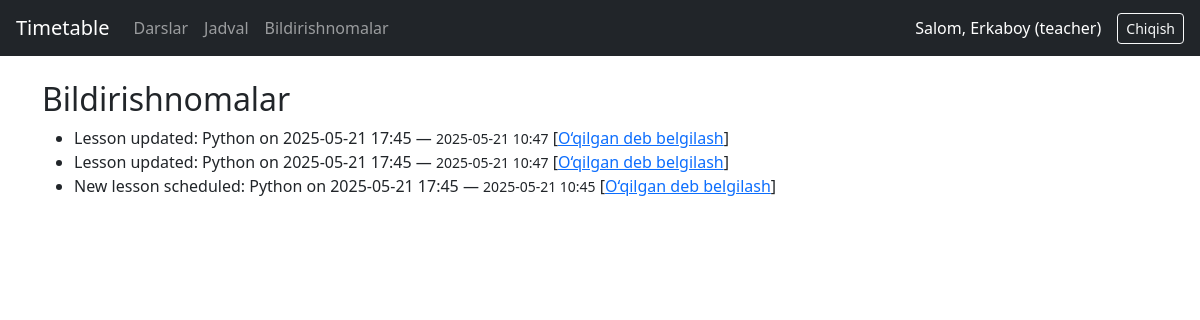
The app's page /notifications/ (signed in) with its own data.
### core/models.py (models this page shows, shortened)
class User(AbstractUser):
    ROLE_CHOICES = (
        ('superadmin', 'Super Admin'),
        ('admin', 'Admin'),
        ('teacher', 'Teacher'),
        ('student', 'Student'),
    )
    role = models.CharField(max_length=20, choices=ROLE_CHOICES)
    group = models.ForeignKey('Group', on_delete=models.SET_NULL, null=True, blank=True)

class Notification(models.Model):
    user = models.ForeignKey(User, on_delete=models.CASCADE)
    lesson = models.ForeignKey(Lesson, on_delete=models.CASCADE)
    message = models.CharField(max_length=255)
    is_read = models.BooleanField(default=False)
    created_at = models.DateTimeField(auto_now_add=True)

### core/views.py (the view)
# urls.py: path('notifications/', views.notifications_view, name='notifications'),
@login_required
def notifications_view(request):
    notifications = request.user.notification_set.filter(is_read=False).order_by('-created_at')
    return render(request, 'core/notifications.html', {'notifications': notifications})

### core/templates/core/notifications.html
{% extends "core/base.html" %}
{% block content %}
<h2>Bildirishnomalar</h2>
{% if notifications %}
    <ul>
    {% for notif in notifications %}
        <li>
            {{ notif.message }} — <small>{{ notif.created_at|date:"Y-m-d H:i" }}</small>
            [<a href="{% url 'mark_notification_read' notif.pk %}">O‘qilgan deb belgilash</a>]
        </li>
    {% endfor %}
    </ul>
{% else %}
    <p>Yangi bildirishnoma yo‘q.</p>
{% endif %}
{% endblock %}

### core/templates/core/base.html (shortened to what this page needs)
<!DOCTYPE html>
<html lang="uz">
<head>
    <link href="https://cdn.jsdelivr.net/npm/bootstrap@5.3.3/dist/css/bootstrap.min.css" rel="stylesheet">
</head>
<body>
    <nav class="navbar navbar-expand-lg navbar-dark bg-dark px-3">
        <a class="navbar-brand" href="#">Timetable</a>
        <div class="collapse navbar-collapse">
            <ul class="navbar-nav me-auto">
                {% if user.is_authenticated %}
                    <li class="nav-item">
                        <a class="nav-link" href="{% url 'lesson_list' %}">Darslar</a>
                    </li>
                    <li class="nav-item">
                        <a class="nav-link" href="{% url 'timetable' %}">Jadval</a>
                    </li>
                    <li class="nav-item">
                        <a class="nav-link" href="{% url 'notifications' %}">Bildirishnomalar</a>
                    </li>
                {% endif %}
            </ul>
            <ul class="navbar-nav">
                {% if user.is_authenticated %}
                    <li class="nav-item text-white me-3 d-flex align-items-center">
                        Salom, {{ user.username }} ({{ user.role }})
                    </li>
                    <li class="nav-item">
                        <form method="post" action="{% url 'logout' %}">
                            <button type="submit" class="btn btn-outline-light btn-sm">Chiqish</button>
                        </form>
                    </li>
                {% else %}
                    <li class="nav-item">
                        <a class="nav-link btn btn-outline-light btn-sm" href="{% url 'login' %}">Kirish</a>
                    </li>
                {% endif %}
            </ul>
        </div>
    </nav>
    <div class="container mt-4">
        {% block content %}
        {% endblock %}
    </div>
</body>
</html>

### records on screen
User: username "Erkaboy", role "teacher"
Notification: message "Lesson updated: Python on 2025-05-21 17:45", created_at "2025-05-21 10:47"
Notification: message "Lesson updated: Python on 2025-05-21 17:45", created_at "2025-05-21 10:47"
Notification: message "New lesson scheduled: Python on 2025-05-21 17:45", created_at "2025-05-21 10:45"
